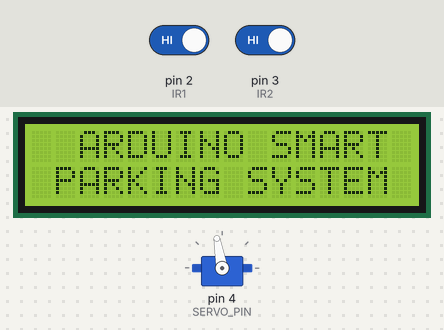
Simulated run of this sketch. Board: Arduino Uno, built with avr-gcc and run on an emulated ATmega328P. Shown: 16×2 character LCD, servo. The test bench sets the inputs (shaded band); at power-on: pin 2 (IR1) HIGH, pin 3 (IR2) HIGH.

Above: at 0.1 s.
At 3.3 s:
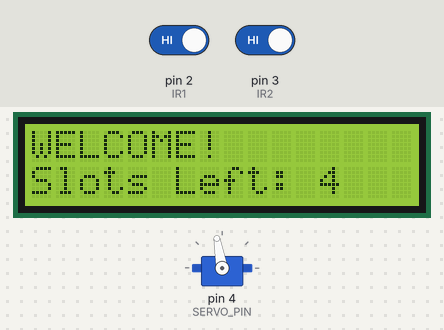
3.4 s: pin 2 (IR1) driven LOW
At 4.0 s:
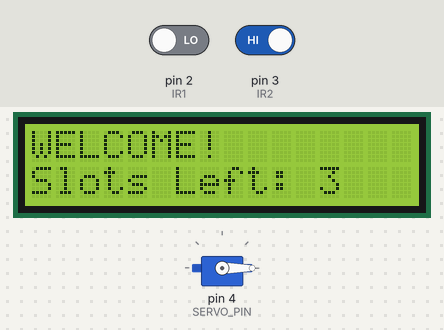
Timing chart, 0 to 6.9 s (numbered marks = the images above; inputs shaded):
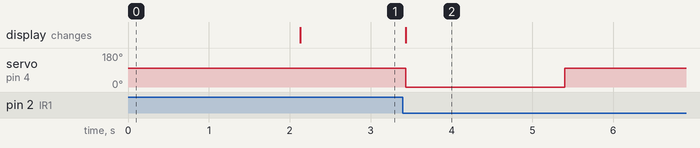

The sketch:

car_parking.ino
```cpp
#include <Wire.h>
#include <LiquidCrystal_I2C.h>
#include <Servo.h>

LiquidCrystal_I2C lcd(0x27, 16, 2);
Servo myServo;

const int IR1 = 2;          // Entry IR sensor (LOW when triggered)
const int IR2 = 3;          // Exit IR sensor (LOW when triggered)
const int SERVO_PIN = 4;    // Gate servo signal pin

const int TOTAL_SLOTS = 4;
int availableSlots = TOTAL_SLOTS;

const int GATE_CLOSED_ANGLE = 100;
const int GATE_OPEN_ANGLE   = 0;

bool entryDetected = false;
bool exitDetected  = false;
unsigned long gateOpenTime = 0;
const unsigned long GATE_HOLD_MS = 2000;
bool gateIsOpen = false;

void updateLcdStatus() {
  lcd.setCursor(0, 0);
  if (availableSlots > 0) {
    lcd.print("WELCOME!        ");
  } else {
    lcd.print("PARKING FULL    ");
  }

  lcd.setCursor(0, 1);
  lcd.print("Slots Left: ");
  lcd.print(availableSlots);
  lcd.print("   ");
}

void openGate() {
  myServo.write(GATE_OPEN_ANGLE);
  gateOpenTime = millis();
  gateIsOpen = true;
}

void setup() {
  Serial.begin(9600);

  pinMode(IR1, INPUT_PULLUP);
  pinMode(IR2, INPUT_PULLUP);

  lcd.init();
  lcd.backlight();

  myServo.attach(SERVO_PIN);
  myServo.write(GATE_CLOSED_ANGLE);

  lcd.setCursor(0, 0);
  lcd.print("  ARDUINO SMART ");
  lcd.setCursor(0, 1);
  lcd.print(" PARKING SYSTEM ");
  delay(2000);
  lcd.clear();
  updateLcdStatus();
}

void loop() {
  bool ir1Active = (digitalRead(IR1) == LOW);
  bool ir2Active = (digitalRead(IR2) == LOW);

  // Vehicle arriving at entry
  if (ir1Active && !entryDetected && !exitDetected) {
    entryDetected = true;
    if (availableSlots > 0) {
      availableSlots--;
      openGate();
    } else {
      lcd.setCursor(0, 0);
      lcd.print("   SORRY :(     ");
      lcd.setCursor(0, 1);
      lcd.print("  Parking Full  ");
      delay(2000);
      entryDetected = false;
    }
    updateLcdStatus();
  }

  // Vehicle passing exit
  if (ir2Active && !exitDetected && !entryDetected) {
    exitDetected = true;
    if (availableSlots < TOTAL_SLOTS) {
      availableSlots++;
      openGate();
    }
    updateLcdStatus();
  }

  // Reset flags once sensor clears after gate opens
  if (entryDetected && !ir1Active && gateIsOpen) {
    entryDetected = false;
  }
  if (exitDetected && !ir2Active && gateIsOpen) {
    exitDetected = false;
  }

  // Close gate automatically after hold duration
  if (gateIsOpen && (millis() - gateOpenTime >= GATE_HOLD_MS)) {
    myServo.write(GATE_CLOSED_ANGLE);
    gateIsOpen = false;
  }
}
```

Measured:
- after the input at 3.4 s, servo on pin 4 (SERVO_PIN): 100° → 0° at once, → 100° 2.0 s later; the display: changes at once (image 2)
